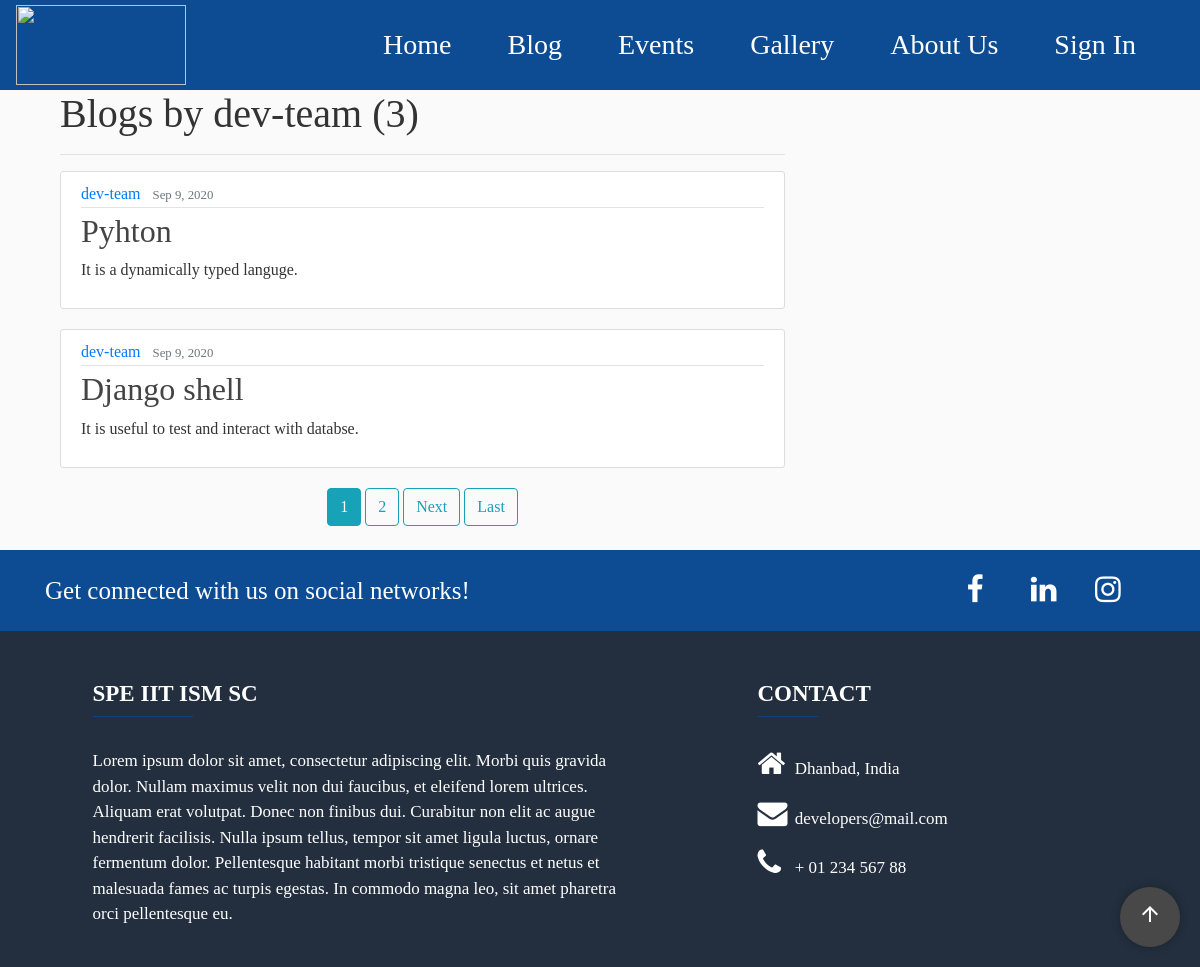
The page /Blogs/user/dev-team on the database as committed earlier.
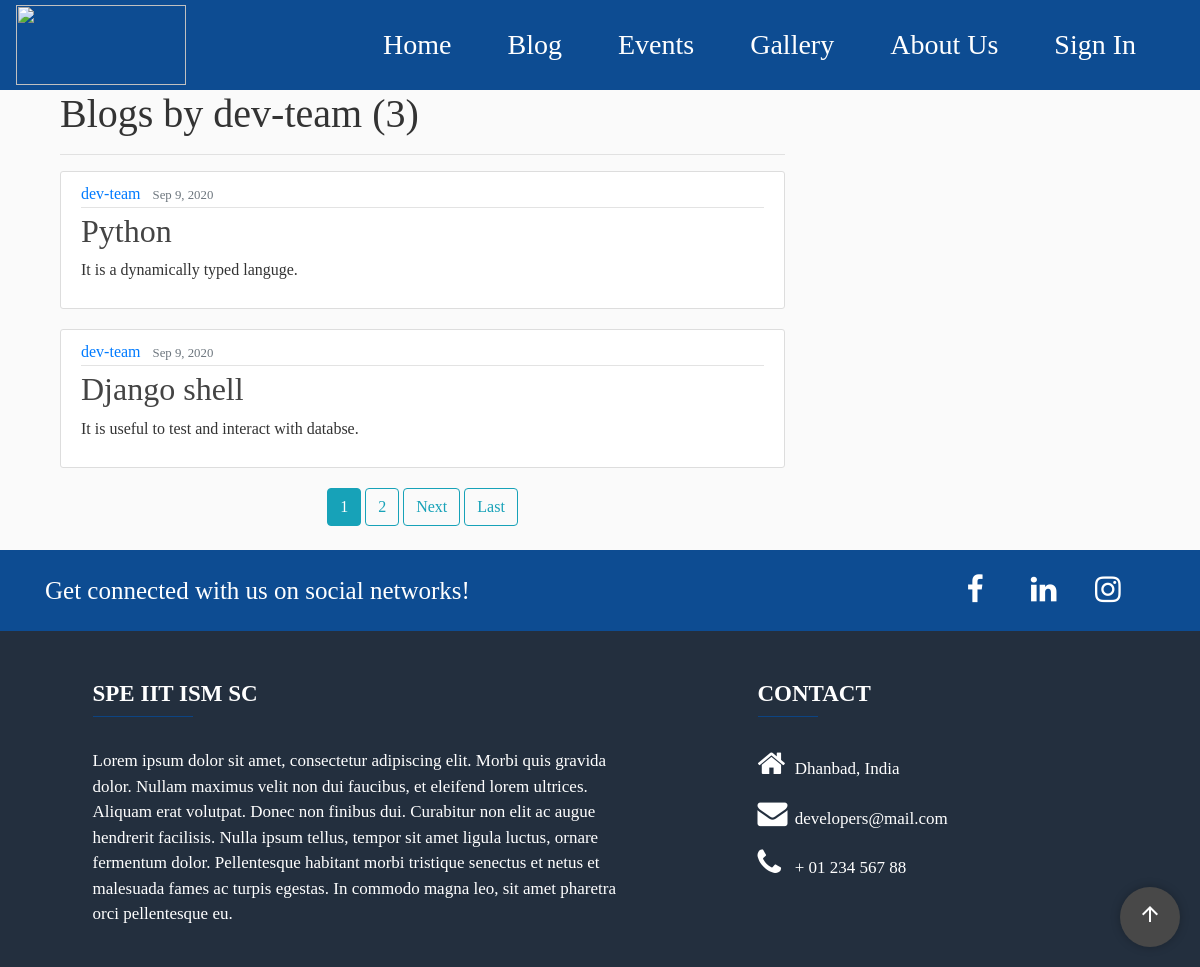
The same page on the database as committed later.
### blog/models.py (models this page shows, shortened)
class Post(models.Model):
    title = models.CharField(max_length=100)
    author = models.ForeignKey(User, on_delete=models.CASCADE)
    image = models.ImageField(upload_to='blog_images')
    date_posted = models.DateTimeField(default=timezone.now)
    overview = models.TextField()
    content = models.TextField()

### blog/views.py (the view)
# urls.py: path('user/<str:username>', UserPostListView.as_view(), name='user-posts'),
class UserPostListView(ListView):
    model = Post
    template_name = 'blog/user_posts.html'
    context_object_name = 'posts'
    paginate_by = 2
    def get_queryset(self):
        user = get_object_or_404(User, username=self.kwargs.get('username'))
        return Post.objects.filter(author=user).order_by('-id')

### blog/templates/blog/user_posts.html (shortened to what this page needs)
{% extends "pages/base.html" %}
{%load static%}
    {% block content-blog %}
        <link rel="stylesheet" type="text/css" href="{% static 'blog/blog-main.css' %}">
    {% endblock content-blog %}
    {% block content%}
        <div class="col-md-8" style="padding-left: 5%;">
            <h1 class = "mb-3">Blogs by {{view.kwargs.username}}    ({{page_obj.paginator.count}})</h1>
            <hr>
            {% for post in posts %}
                <article class="media content-section">
                    <div class="media-body">
                        <div class="article-metadata">
                            <a class="mr-2" href="{% url 'user-posts' post.author.username %}">{{ post.author }}</a>
                            <small class="text-muted">{{ post.date_posted|date:"M j, Y"}}</small>
                        </div>
                        <h2><a class="article-title" href="{% url 'post-detail' post.id %}">{{ post.title }}</a></h2>
                        <p class="article-content">{{ post.content }}</p>
                    </div>
                </article>
            {% endfor %}
            <div style="text-align:center;">
                {% if is_paginated %}
                    {% for num in page_obj.paginator.page_range %}
                        {% if page_obj.number == num %}
                            <a class="btn btn-info mb-4" href="?page={{ num }}">{{num}}</a>
                        {% elif num > page_obj.number|add:'-2' and num < page_obj.number|add:'2' %}
                            <a class="btn btn-outline-info mb-4" href="?page={{ num }}">{{num}}</a>
                        {% endif %}
                    {% endfor %}
                    {% if page_obj.has_next %}
                        <a class="btn btn-outline-info mb-4" href="?page={{page_obj.next_page_number}}">Next</a>
                        <a class="btn btn-outline-info mb-4" href="?page={{ page_obj.paginator.num_pages }}">Last</a>
                    {% endif %}
                {% endif %}
            </div>
        </div>
    {% endblock content %}

Rows that differ between the two databases and show on the page:
changed Post "It is a dynamically typed languge.": title "Pyhton" → "Python"
